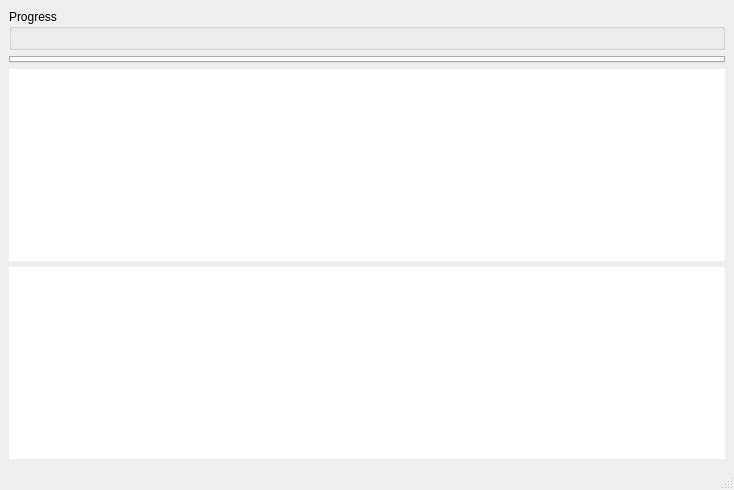
<?xml version="1.0" encoding="UTF-8"?>
<ui version="4.0">
 <class>ConversionWindow</class>
 <widget class="QMainWindow" name="ConversionWindow">
  <property name="windowModality">
   <enum>Qt::WindowModal</enum>
  </property>
  <property name="geometry">
   <rect>
    <x>0</x>
    <y>0</y>
    <width>734</width>
    <height>490</height>
   </rect>
  </property>
  <property name="windowTitle">
   <string>Conversion Status</string>
  </property>
  <widget class="QWidget" name="centralwidget">
   <layout class="QVBoxLayout" name="verticalLayout">
    <item>
     <widget class="QGroupBox" name="progressBox">
      <property name="title">
       <string>Progress</string>
      </property>
      <layout class="QFormLayout" name="progressLayout"/>
     </widget>
    </item>
    <item>
     <widget class="QTabWidget" name="tabWidget"/>
    </item>
    <item>
     <widget class="QTreeView" name="progressTreeView">
      <property name="frameShape">
       <enum>QFrame::NoFrame</enum>
      </property>
      <property name="editTriggers">
       <set>QAbstractItemView::NoEditTriggers</set>
      </property>
      <property name="alternatingRowColors">
       <bool>true</bool>
      </property>
      <property name="rootIsDecorated">
       <bool>false</bool>
      </property>
      <property name="itemsExpandable">
       <bool>false</bool>
      </property>
      <property name="expandsOnDoubleClick">
       <bool>false</bool>
      </property>
     </widget>
    </item>
    <item>
     <widget class="QListWidget" name="logListWidget">
      <property name="frameShape">
       <enum>QFrame::NoFrame</enum>
      </property>
      <property name="editTriggers">
       <set>QAbstractItemView::NoEditTriggers</set>
      </property>
      <property name="alternatingRowColors">
       <bool>true</bool>
      </property>
     </widget>
    </item>
   </layout>
  </widget>
  <widget class="QStatusBar" name="statusbar"/>
 </widget>
 <resources/>
 <connections/>
</ui>
